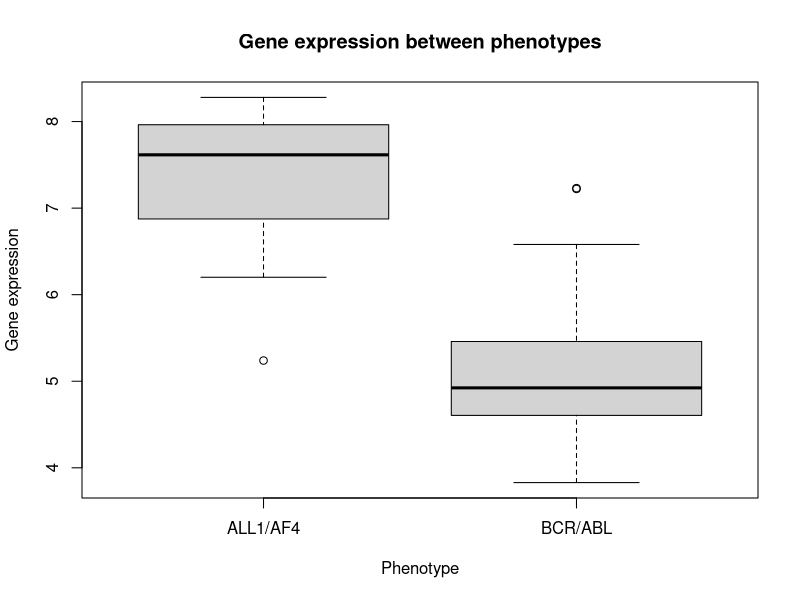

Generate this figure with R:
## ---- chunk 1
knitr::opts_chunk$set(echo = TRUE)
## ---- chunk 2
z <- read.csv("gene-expressions.csv", sep = ";", header = TRUE)
head(z)
## ---- chunk 3
dim(z)
## ---- chunk 4
# k <- sample(ncol(z) - 2, size = 1) + 2 # select random gene
k <- 9
cat("gene index selected:", k, fill = TRUE)
cat("gene selected:", names(z)[k + 2])
## ---- chunk 5
unique(z$phenoData)
## ---- chunk 6
boxplot(X37251_s_at ~ phenoData, data = z, 
        xlab = "Phenotype", ylab = "Gene expression",
        main = "Gene expression between phenotypes")
## ---- chunk 7
t.test(X37251_s_at ~ phenoData, alternative = "two.sided", data = z)
## ---- chunk 8
t.test(X37251_s_at ~ phenoData, alternative = "less", data = z)
## ---- chunk 9
wilcox.test(X37251_s_at ~ phenoData, data = z)
## ---- chunk 10
mod <- lm(X37251_s_at ~ phenoData, data = z)
mod
## ---- chunk 11
anova(mod)
## ---- chunk 12
bartlett.test(X37251_s_at  ~ phenoData, data = z)
